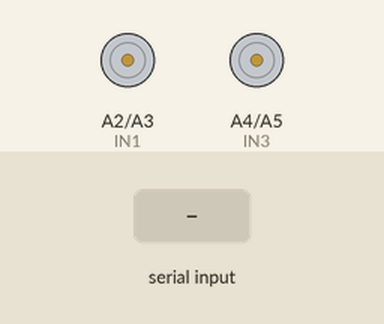
A sketch run on a simulated Arduino Uno, built with avr-gcc and run on an emulated ATmega328P. Parts: motor-driver pin pairs drawn as motors (green arrow = first pin HIGH = forward, orange = second pin HIGH = backward, longer = more drive, scaled by the enable pin). The inputs (shaded band) are chosen by the test bench.

Above: at 1.2 s.
1.3 s: "F" received over the second serial link
At 1.6 s:
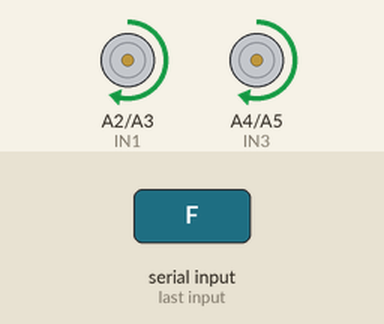
2.8 s: "B" received over the second serial link
At 3.9 s:
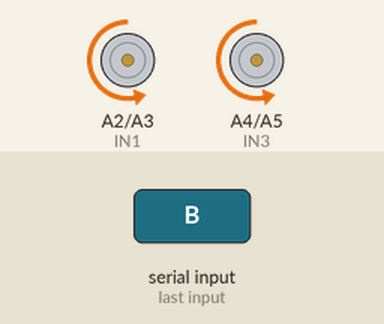
4.3 s: "L" received over the second serial link
At 5.1 s:
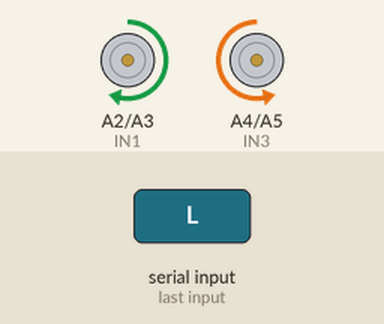
5.8 s: "R" received over the second serial link
At 6.2 s:
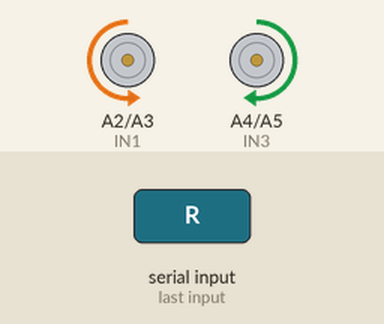
7.3 s: "S" received over the second serial link
At 8.6 s:
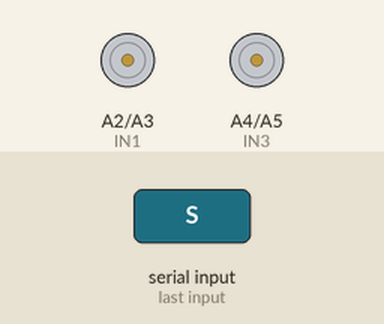
Timing chart, 0 to 9.8 s (numbered marks = the images above; inputs shaded):
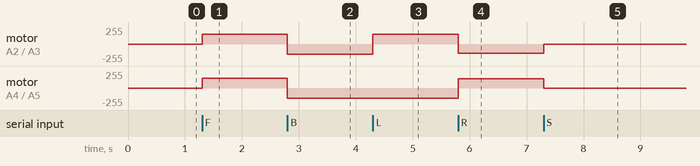

Measured:
- after the input at 1.3 s, motor on A2 (IN1) / A3 (IN2), motor on A4 (IN3) / A5 (IN4): stopped → forward 150/255 at once
- after the input at 2.8 s, motor on A2 (IN1) / A3 (IN2), motor on A4 (IN3) / A5 (IN4): forward 150/255 → backward 150/255 at once
- after the input at 4.3 s, motor on A2 (IN1) / A3 (IN2): backward 150/255 → forward 150/255 at once
- after the input at 5.8 s, motor on A2 (IN1) / A3 (IN2): forward 150/255 → backward 140/255 at once; motor on A4 (IN3) / A5 (IN4): backward 150/255 → forward 140/255 at once
- after the input at 7.3 s, motor on A2 (IN1) / A3 (IN2): backward 140/255 → stopped at once; motor on A4 (IN3) / A5 (IN4): forward 140/255 → stopped at once

The sketch:

blueetooth_.ino
```cpp
#include <SoftwareSerial.h>

SoftwareSerial BT(2, 12); // RX, TX
// Motor driver pins
#define ENA 3    // LEFT motor
#define IN1 A2
#define IN2 A3
#define IN3 A4
#define IN4 A5
#define ENB 11    // RIGHT motor

// Speeds
const int LEFT_BASE_SPEED  = 150;
const int RIGHT_BASE_SPEED = 150;

void moveForward();
void turnLeft();
void turnRight();
void stopCar();


void setup() {
   Serial.begin(9600);
  BT.begin(9600);
  pinMode(ENA, OUTPUT);
  pinMode(ENB, OUTPUT);
  pinMode(IN1, OUTPUT);
  pinMode(IN2, OUTPUT);
  pinMode(IN3, OUTPUT);
  pinMode(IN4, OUTPUT);
}


void moveForward() {
  digitalWrite(IN1, HIGH);
  digitalWrite(IN2, LOW);
  digitalWrite(IN3, HIGH);
  digitalWrite(IN4, LOW);

  analogWrite(ENA, LEFT_BASE_SPEED);
  analogWrite(ENB, RIGHT_BASE_SPEED);
}

void turnLeft() {
  // Left slow, right fast
  digitalWrite(IN1, HIGH);
  digitalWrite(IN2, LOW);
  digitalWrite(IN3, LOW);
  digitalWrite(IN4, HIGH);

  analogWrite(ENA, 150);     // left slow
  analogWrite(ENB, 150);    // right full speed
}

void turnRight() {
  // Right slow, left fast
  digitalWrite(IN1, LOW);
  digitalWrite(IN2, HIGH);
  digitalWrite(IN3, HIGH);
  digitalWrite(IN4, LOW);

  analogWrite(ENA, 140);    // left fast
  analogWrite(ENB, 140);     // right slow
}

void stopCar() {
  analogWrite(ENA, 0);
  analogWrite(ENB, 0);
}

void backward() {
  digitalWrite(IN1, LOW);
  digitalWrite(IN2, HIGH);
  digitalWrite(IN3, LOW);
  digitalWrite(IN4, HIGH);

  analogWrite(ENA, LEFT_BASE_SPEED);
  analogWrite(ENB, RIGHT_BASE_SPEED);
}


void loop() {
 if (BT.available()) {
    char cmd = BT.read(); // read single character command

    if (cmd == 'F') moveForward();    // Forward
    else if (cmd == 'B') backward(); // Backward
    else if (cmd == 'L') turnLeft();     // Left
    else if (cmd == 'R') turnRight();    // Right
    else if (cmd == 'S') stopCar();      // Stop
  }
}
```
